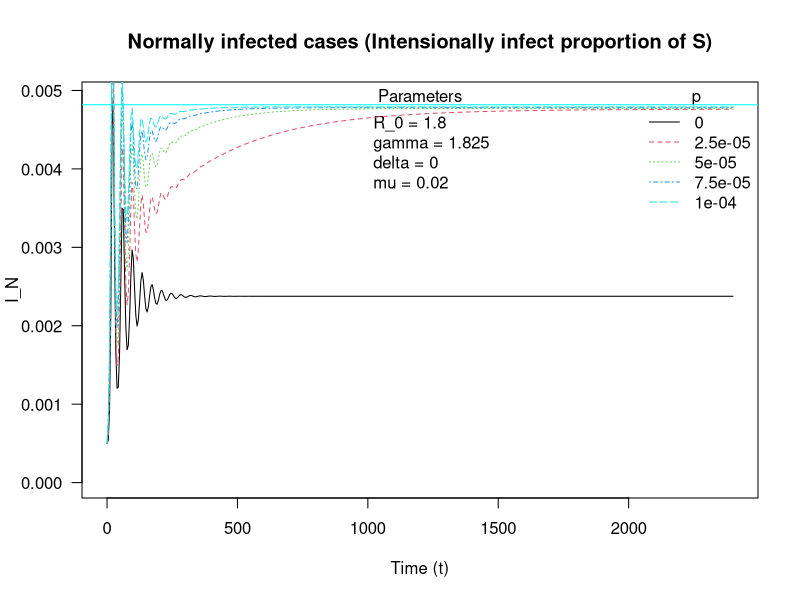

Reproduce this figure in R.
library(deSolve)
## Vector Field for SIR model
SIR.vector.field <- function(t, vars, parms) {
  ##SIR.vector.field <- function(t, vars=c(S=S,I=I,R=R,Q=Q,X=X), parms=c(R_0=R_0,gamma=gamma,delta=delta,mu=mu,p=p)) {
    with(as.list(c(parms, vars)), {
    ## Summary: In intensional infection cases, I divided the infected further into normally infected and intensionally infected. 
    ##          While the normally infected cases are the real casualties.
    dS <- mu -gamma*R_0*S*(I_N+I_T) -p*S -mu*S# dS/dt
    dQ <- gamma*R_0*S*(I_N+I_T)+p*S + mu*p # cumulative cases
    dX <- gamma*R_0*S*I_N #cumulative normally infected cases
    dI_T <- p*S+gamma*R_0*S*I_T - gamma*I_T-mu*I_T # intensional infected cases, and cases which is infected by them
    dI_N <- gamma*R_0*S*I_N - gamma*I_N-mu*I_N # Normally infected cases
    dR <- gamma*(I_T+I_N)-mu*R #dR/dt
    
    dS_v <- mu-gamma*R_0*S_v*V -p*(S_v) - mu*(S_v)
    dV <- gamma*R_0*S_v*V - gamma*V-mu*V # Prevalence of vaccination
    dV_c <- gamma*R_0*S_v*V #cumulative infected cases with normal vaccination
    vec.fld <- c(dS=dS, dI_N=dI_N,dI_T=dI_T, dR=dR, dQ=dQ, dX=dX, dV=dV,dV_c=dV_c,dS_v=dS_v)
    return(list(vec.fld)) # ode() requires a list
  })
}

draw.soln <- function(ic=c(S=1,I_T=0,I_N=0,R=0,Q=0,X=0,V=0,V_c=0), tmax=1,
                      times=seq(0,tmax,by=tmax/500),
                      func, parms, doPlot=TRUE, ... ) {
  soln <- ode(ic, times, func, parms)
  if (doPlot) lines(times, soln[,"I_T"], lwd=1,...)
  
  return(invisible(as.data.frame(soln)))
}

## initial conditions:
I_T0 <- 0.0005
I_N0 <- 0.0005
S0 <- 0.55 ##1 - (I_T0+I_N0)
R0 <- 1 - (I_T0+I_N0) - S0
V0 <- 0.001
Q0 <- I_T0+I_N0
X0 <- Q0
V_c0 <- V0
S_v0 <- 1 - V_c0
## draw solutions for several values of parameter R_0:
##vary_p <- c(0,0.1,0.2,0.5,0.8)
vary_p <- seq(0,0.0001,length=5)

## set parameter values
R_0 <- 1.8
gamma <- 365/200 # two week mean infectious period will lead to trouble. So I chose 1 for now
delta <- 0
mu <- 1/50 # 50 year mean lifetime
epsilon <- mu/(gamma+mu)

## Plot solutions of the SIR model
tmax <- 2400 # end time for numerical integration of the ODE
## run one simulation to get sensible ylim
out <- draw.soln(ic=c(S=S0,I_N=I_N0,I_T=I_T0,R=R0,Q=Q0,X=X0,V=V0,V_c=V_c0,S_v=S_v0), tmax=tmax,
            func=SIR.vector.field,
            parms=c(R_0=R_0,gamma=gamma,delta=delta,mu=mu,p=0),
            doPlot=FALSE
            )
ymin <- min(out[["I_N"]],na.rm=TRUE)
ymax <- max(out[["I_N"]],na.rm=TRUE)
## draw box for plot:
plot(0,0,xlim=c(0,tmax),ylim=c(0,ymax),
     type="n",main="Normally infected cases (Intensionally infect proportion of S)",xlab="Time (t)",ylab="I_N",las=1)

legend("top", bty="n", title="Parameters",
       legend=c(paste0("R_0 = ",R_0),
                paste0("gamma = ",gamma),
                paste0("delta = ", delta),
                paste0("mu = ", mu)))
                                                   
for (i in 1:length(vary_p)) {
  draw.soln(ic=c(S=S0,I_N=I_N0,I_T=I_T0,R=R0,Q=Q0,X=X0,V=V0,V_c=V_c0,S_v=S_v0), tmax=tmax,
            func=SIR.vector.field,
            parms=c(R_0=R_0,gamma=gamma,delta=delta,mu=mu,p=vary_p[i]),
            col=i,
            lty=i # use a different line style for each solution
  )
}
legend("topright",legend=vary_p,col=1:length(vary_p),lty=1:length(vary_p),
       title="p",bty="n")

Ieqm <- epsilon*(1-1/R_0)
abline(h=Ieqm,col="cyan")
